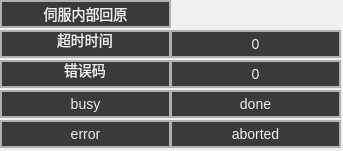
<?xml version="1.0" encoding="UTF-8"?>
<ui version="4.0">
 <class>jmcHomeWidget</class>
 <widget class="QWidget" name="jmcHomeWidget">
  <property name="geometry">
   <rect>
    <x>0</x>
    <y>0</y>
    <width>343</width>
    <height>151</height>
   </rect>
  </property>
  <property name="windowTitle">
   <string>Form</string>
  </property>
  <widget class="QLineEdit" name="name_4">
   <property name="enabled">
    <bool>false</bool>
   </property>
   <property name="geometry">
    <rect>
     <x>0</x>
     <y>60</y>
     <width>171</width>
     <height>28</height>
    </rect>
   </property>
   <property name="styleSheet">
    <string notr="true"> 
    background-color: #3a3a3a; /* 更浅的灰色背景 */
    color: #eeeeee; /* 更亮的灰色字体，提高可读性 */
    font-size: 14px; /* 字体大小适中 */
     border: 2px solid #b0b0b0;

</string>
   </property>
   <property name="text">
    <string>错误码</string>
   </property>
   <property name="alignment">
    <set>Qt::AlignCenter</set>
   </property>
  </widget>
  <widget class="cSuperBtn" name="busy">
   <property name="geometry">
    <rect>
     <x>0</x>
     <y>90</y>
     <width>171</width>
     <height>28</height>
    </rect>
   </property>
   <property name="styleSheet">
    <string notr="true"> 
    background-color: #3a3a3a; /* 更浅的灰色背景 */
    color: #eeeeee; /* 更亮的灰色字体，提高可读性 */
    font-size: 14px; /* 字体大小适中 */
     border: 2px solid #b0b0b0;</string>
   </property>
   <property name="text">
    <string>busy</string>
   </property>
  </widget>
  <widget class="cSuperBtn" name="aborted">
   <property name="geometry">
    <rect>
     <x>170</x>
     <y>120</y>
     <width>171</width>
     <height>28</height>
    </rect>
   </property>
   <property name="styleSheet">
    <string notr="true"> 
    background-color: #3a3a3a; /* 更浅的灰色背景 */
    color: #eeeeee; /* 更亮的灰色字体，提高可读性 */
    font-size: 14px; /* 字体大小适中 */
     border: 2px solid #b0b0b0;</string>
   </property>
   <property name="text">
    <string>aborted</string>
   </property>
  </widget>
  <widget class="QLineEdit" name="name_3">
   <property name="enabled">
    <bool>false</bool>
   </property>
   <property name="geometry">
    <rect>
     <x>0</x>
     <y>30</y>
     <width>171</width>
     <height>28</height>
    </rect>
   </property>
   <property name="styleSheet">
    <string notr="true"> 
    background-color: #3a3a3a; /* 更浅的灰色背景 */
    color: #eeeeee; /* 更亮的灰色字体，提高可读性 */
    font-size: 14px; /* 字体大小适中 */
     border: 2px solid #b0b0b0;

</string>
   </property>
   <property name="text">
    <string>超时时间</string>
   </property>
   <property name="alignment">
    <set>Qt::AlignCenter</set>
   </property>
  </widget>
  <widget class="cSuperBtn" name="done">
   <property name="geometry">
    <rect>
     <x>170</x>
     <y>90</y>
     <width>171</width>
     <height>28</height>
    </rect>
   </property>
   <property name="styleSheet">
    <string notr="true"> 
    background-color: #3a3a3a; /* 更浅的灰色背景 */
    color: #eeeeee; /* 更亮的灰色字体，提高可读性 */
    font-size: 14px; /* 字体大小适中 */
     border: 2px solid #b0b0b0;</string>
   </property>
   <property name="text">
    <string>done</string>
   </property>
  </widget>
  <widget class="cSuperBtn" name="fTimeOut">
   <property name="geometry">
    <rect>
     <x>170</x>
     <y>30</y>
     <width>171</width>
     <height>28</height>
    </rect>
   </property>
   <property name="styleSheet">
    <string notr="true"> 
    background-color: #3a3a3a; /* 更浅的灰色背景 */
    color: #eeeeee; /* 更亮的灰色字体，提高可读性 */
    font-size: 14px; /* 字体大小适中 */
     border: 2px solid #b0b0b0;</string>
   </property>
   <property name="text">
    <string>0</string>
   </property>
  </widget>
  <widget class="cSuperBtn" name="Execute">
   <property name="geometry">
    <rect>
     <x>0</x>
     <y>0</y>
     <width>171</width>
     <height>28</height>
    </rect>
   </property>
   <property name="styleSheet">
    <string notr="true"> 
    background-color: #3a3a3a; /* 更浅的灰色背景 */
    color: #eeeeee; /* 更亮的灰色字体，提高可读性 */
    font-size: 14px; /* 字体大小适中 */
     border: 2px solid #b0b0b0;</string>
   </property>
   <property name="text">
    <string>伺服内部回原</string>
   </property>
  </widget>
  <widget class="cSuperBtn" name="error">
   <property name="geometry">
    <rect>
     <x>0</x>
     <y>120</y>
     <width>171</width>
     <height>28</height>
    </rect>
   </property>
   <property name="styleSheet">
    <string notr="true"> 
    background-color: #3a3a3a; /* 更浅的灰色背景 */
    color: #eeeeee; /* 更亮的灰色字体，提高可读性 */
    font-size: 14px; /* 字体大小适中 */
     border: 2px solid #b0b0b0;</string>
   </property>
   <property name="text">
    <string>error</string>
   </property>
  </widget>
  <widget class="cSuperBtn" name="errorCode">
   <property name="geometry">
    <rect>
     <x>170</x>
     <y>60</y>
     <width>171</width>
     <height>28</height>
    </rect>
   </property>
   <property name="styleSheet">
    <string notr="true"> 
    background-color: #3a3a3a; /* 更浅的灰色背景 */
    color: #eeeeee; /* 更亮的灰色字体，提高可读性 */
    font-size: 14px; /* 字体大小适中 */
     border: 2px solid #b0b0b0;</string>
   </property>
   <property name="text">
    <string>0</string>
   </property>
  </widget>
 </widget>
 <customwidgets>
  <customwidget>
   <class>cSuperBtn</class>
   <extends>QPushButton</extends>
   <header>include/cwidget/cSuperBtn.h</header>
  </customwidget>
 </customwidgets>
 <resources/>
 <connections/>
</ui>
